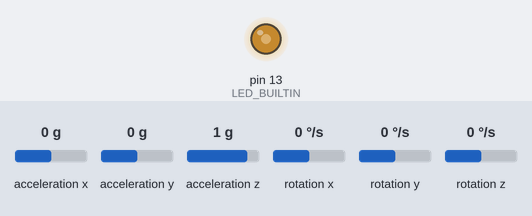
A sketch run on a simulated Arduino Uno, built with avr-gcc and run on an emulated ATmega328P. Parts: output pins drawn as LEDs (lit = HIGH). The inputs (shaded band) are chosen by the test bench; at power-on: acceleration x 0 g, acceleration z 1 g, acceleration y 0 g, rotation x 0 °/s, rotation y 0 °/s, rotation z 0 °/s. What the sketch prints to the serial monitor is not drawn.

Above: at 0.68 s.
1.3 s: acceleration x set to -1.4 g
2.9 s: acceleration z set to 0.8 g
4.4 s: acceleration z set to 0.5 g
At 4.58 s:
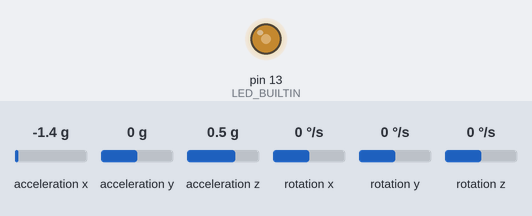
7.4 s: acceleration y set to -1.4 g
At 8.3 s:
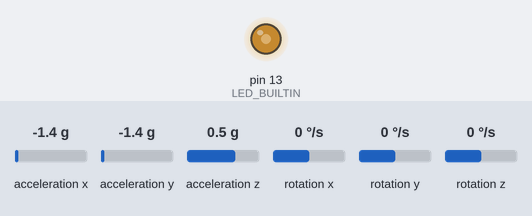
8.9 s: rotation x set to 100 °/s
At 9.08 s:
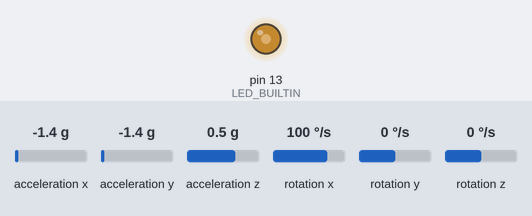
11.9 s: acceleration x set to 0 g
Timing chart, 0 to 14.9 s (numbered marks = the images above; inputs shaded):
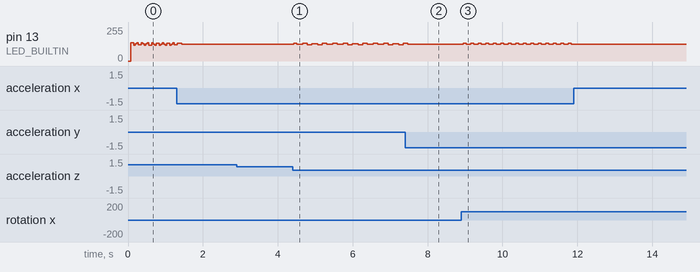

Measured:
- after the input at 4.4 s, pin 13 (LED_BUILTIN): 126/255 → 132/255 at once, then repeats every 1.1 s: 124/255 0.16 s, 132/255 0.12 s, 123/255 0.12 s, 130/255 0.16 s, 123/255 0.12 s, 132/255 0.12 s, 126/255 0.16 s, 132/255 0.12 s
- after the input at 7.4 s, pin 13 (LED_BUILTIN): goes on until 7.5 s, then stays 126/255
- after the input at 8.9 s, pin 13 (LED_BUILTIN): 126/255 → 134/255 after 0.05 s, then repeats every 0.20 s: 125/255 0.12 s, 134/255 0.08 s
- after the input at 11.9 s, pin 13 (LED_BUILTIN): stops changing and stays 124/255

The sketch:

MPU6050_raw.ino
```cpp
/*
  MPU6050 Raw

  A code for obtaining raw data from the MPU6050 module with the option to
  modify the data output format.

  Find the full MPU6050 library documentation here:
  https://github.com/ElectronicCats/mpu6050/wiki
*/
#include "I2Cdev.h"
#include "MPU6050.h"

/* MPU6050 default I2C address is 0x68*/
//MPU6050 mpu;
MPU6050 mpu(0x68);         //Use for AD0 high
//MPU6050 mpu(0x68, &Wire1); //Use for AD0 low, but 2nd Wire (TWI/I2C) object.

/* OUTPUT FORMAT DEFINITION----------------------------------------------------------------------------------
- Use "OUTPUT_READABLE_ACCELGYRO" if you want to see a tab-separated list of the accel
X/Y/Z and gyro X/Y/Z values in decimal. Easy to read, but not so easy to parse, and slower over UART.

- Use "OUTPUT_BINARY_ACCELGYRO" to send all 6 axes of data as 16-bit binary, one right after the other.
As fast as possible without compression or data loss, easy to parse, but impossible to read for a human.
This output format is used as an output.
--------------------------------------------------------------------------------------------------------------*/
#define OUTPUT_READABLE_ACCELGYRO
//#define OUTPUT_BINARY_ACCELGYRO

int16_t ax, ay, az;
int16_t gx, gy, gz;
bool blinkState;

void setup() {
  /*--Start I2C interface--*/
  //#if I2CDEV_IMPLEMENTATION == I2CDEV_ARDUINO_WIRE
  Wire.begin();
  // #elif I2CDEV_IMPLEMENTATION == I2CDEV_BUILTIN_FASTWIRE
  //Fastwire::setup(400, true);
  // #endif

  Serial.begin(115200); //Initializate Serial wo work well at 8MHz/16MHz

  /*Initialize device and check connection*/
  Serial.println("Initializing MPU...");
  mpu.initialize();
  Serial.println("Testing MPU6050 connection...");
  if(mpu.testConnection() ==  false){
    while(true){
          Serial.println("MPU6050 connection failed");
          delay(1000);
    }
  }
  else{
    Serial.println("MPU6050 connection successful");
  }

  /* Use the code below to change accel/gyro offset values. Use MPU6050_Zero to obtain the recommended offsets */
  Serial.println("Updating internal sensor offsets...\n");
  mpu.setXAccelOffset(0); //Set your accelerometer offset for axis X
  mpu.setYAccelOffset(0); //Set your accelerometer offset for axis Y
  mpu.setZAccelOffset(0); //Set your accelerometer offset for axis Z
  mpu.setXGyroOffset(0);  //Set your gyro offset for axis X
  mpu.setYGyroOffset(0);  //Set your gyro offset for axis Y
  mpu.setZGyroOffset(0);  //Set your gyro offset for axis Z
  /*Print the defined offsets*/
  Serial.print("\t");
  Serial.print(mpu.getXAccelOffset());
  Serial.print("\t");
  Serial.print(mpu.getYAccelOffset());
  Serial.print("\t");
  Serial.print(mpu.getZAccelOffset());
  Serial.print("\t");
  Serial.print(mpu.getXGyroOffset());
  Serial.print("\t");
  Serial.print(mpu.getYGyroOffset());
  Serial.print("\t");
  Serial.print(mpu.getZGyroOffset());
  Serial.print("\n");

  /*Configure board LED pin for output*/
  pinMode(LED_BUILTIN, OUTPUT);
}

void loop() {
  /* Read raw accel/gyro data from the module. Other methods commented*/
  mpu.getMotion6(&ax, &ay, &az, &gx, &gy, &gz);
  //mpu.getAcceleration(&ax, &ay, &az);
  //mpu.getRotation(&gx, &gy, &gz);

  /*Print the obtained data on the defined format*/
  #ifdef OUTPUT_READABLE_ACCELGYRO
    Serial.print("a/g:\t");
    Serial.print(ax); Serial.print("\t");
    Serial.print(ay); Serial.print("\t");
    Serial.print(az); Serial.print("\t");
    Serial.print(gx); Serial.print("\t");
    Serial.print(gy); Serial.print("\t");
    Serial.println(gz);
  #endif

  #ifdef OUTPUT_BINARY_ACCELGYRO
    Serial.write((uint8_t)(ax >> 8)); Serial.write((uint8_t)(ax & 0xFF));
    Serial.write((uint8_t)(ay >> 8)); Serial.write((uint8_t)(ay & 0xFF));
    Serial.write((uint8_t)(az >> 8)); Serial.write((uint8_t)(az & 0xFF));
    Serial.write((uint8_t)(gx >> 8)); Serial.write((uint8_t)(gx & 0xFF));
    Serial.write((uint8_t)(gy >> 8)); Serial.write((uint8_t)(gy & 0xFF));
    Serial.write((uint8_t)(gz >> 8)); Serial.write((uint8_t)(gz & 0xFF));
  #endif

  /*Blink LED to indicate activity*/
  blinkState = !blinkState;
  digitalWrite(LED_BUILTIN, blinkState);
}
```
